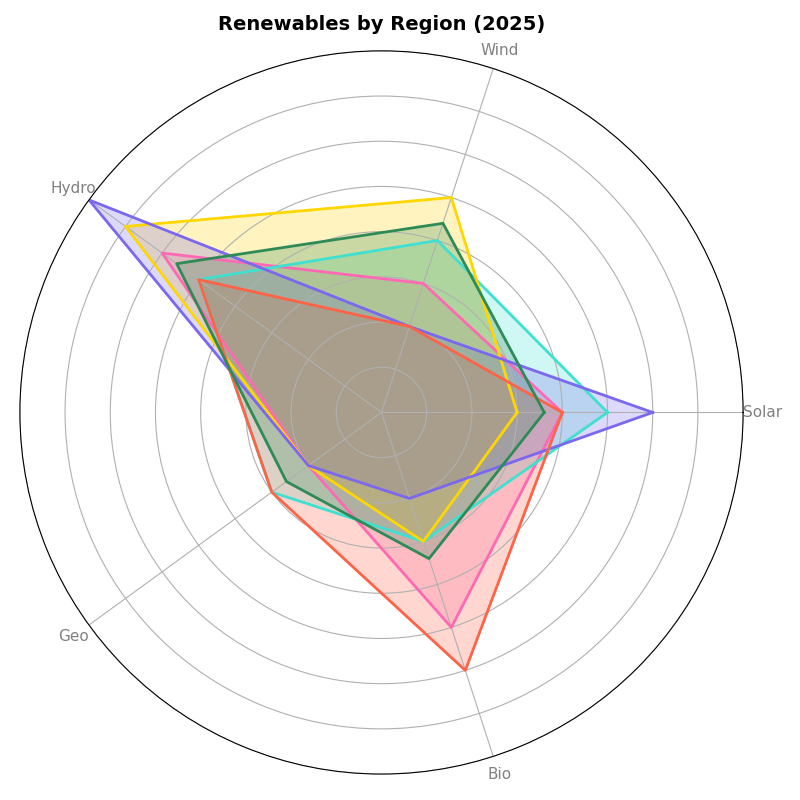

Write Python code to recreate this figure.
import matplotlib.pyplot as plt
import numpy as np
from math import pi

categories = ['Solar', 'Wind', 'Hydro', 'Geo', 'Bio']
regions = ['NA', 'EU', 'AS', 'SA', 'AF', 'OC']

num_vars = len(categories)

data = {
    'NA': [20, 15, 30, 10, 25],
    'EU': [25, 20, 25, 15, 15],
    'AS': [15, 25, 35, 10, 15],
    'SA': [30, 10, 40, 10, 10],
    'AF': [20, 10, 25, 15, 30],
    'OC': [18, 22, 28, 13, 17],
}

angles = np.linspace(0, 2 * pi, num_vars, endpoint=False).tolist()
angles += angles[:1]

fig, ax = plt.subplots(figsize=(8, 8), subplot_kw=dict(polar=True))

# Updated color palette
colors = ['#FF69B4', '#40E0D0', '#FFD700', '#7B68EE', '#FF6347', '#2E8B57']
for region, color in zip(data.keys(), colors):
    values = data[region]
    values += values[:1]
    ax.plot(angles, values, linewidth=2, linestyle='solid', color=color)
    ax.fill(angles, values, color=color, alpha=0.25)

ax.set_yticklabels([])
ax.set_xticks(angles[:-1])
ax.set_xticklabels(categories, fontsize=11, color='gray')
ax.set_ylim(0, 40)

plt.title("Renewables by Region (2025)", fontsize=14, fontweight='bold', pad=15)
plt.tight_layout()
plt.show()
